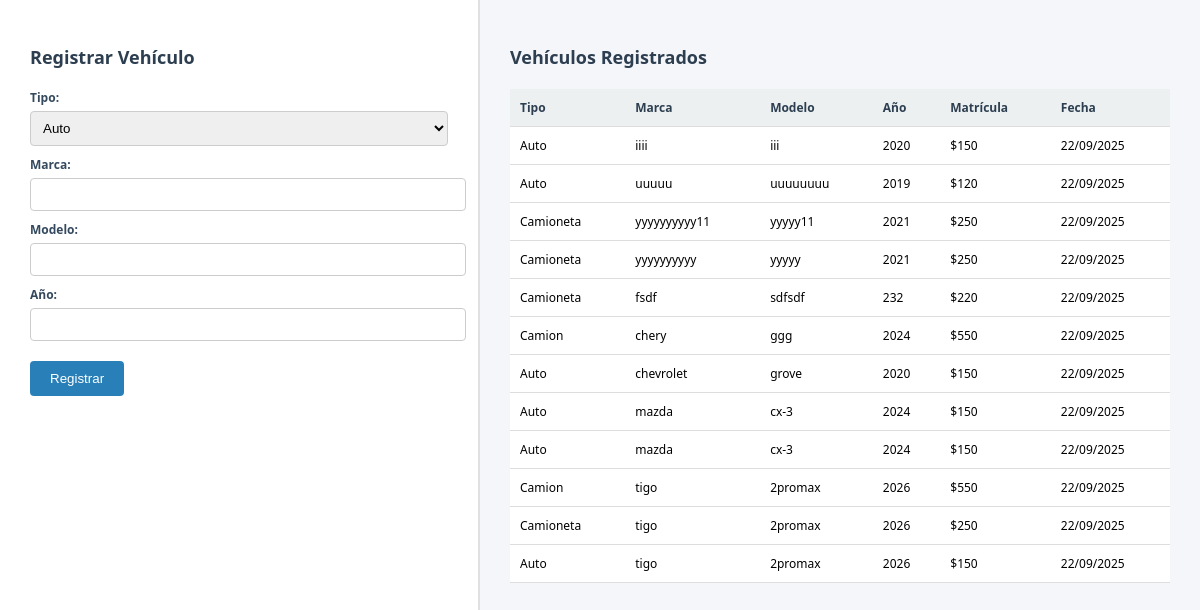
The page / on the database its author committed.
### tables this page shows
CREATE TABLE `vehiculos` (
  `id` int(11) NOT NULL,
  `tipo` varchar(50) DEFAULT NULL,
  `marca` varchar(100) DEFAULT NULL,
  `modelo` varchar(100) DEFAULT NULL,
  `anio` int(11) DEFAULT NULL,
  `matricula` double DEFAULT NULL,
  `fecha` datetime DEFAULT NULL
);

### controlador/interfaz.php (called while the page is built)
<?php
require_once __DIR__ . '/../modelo/VehiculoDAO.php';
$vehiculos = VehiculoDAO::obtenerTodos();
include __DIR__ . '/../vista/interfaz.php';
?>

### index.php (called while the page is built)
<?php include 'controlador/interfaz.php'; ?>

### modelo/VehiculoDAO.php (called while the page is built, shortened)
<?php
class VehiculoDAO {
    public static function obtenerTodos() {
        try {
            $db = Conexion::conectar();
            $stmt = $db->query("SELECT * FROM vehiculos ORDER BY fecha DESC");
            return $stmt->fetchAll(PDO::FETCH_ASSOC);
        } catch (PDOException $e) {
            die("Error en la consulta: " . $e->getMessage());
        }
    }
}

### vista/interfaz.php (the view, shortened to what this page needs)
<!DOCTYPE html>
<html lang="es">
<head>
    <link rel="stylesheet" href="/Posgrado/actividad_01_01/vista/estilos.css">
</head>
<body>
    <div class="contenedor">
        <div class="columna izquierda">
            <h2>Registrar Vehículo</h2>
            <form method="POST" action="/Posgrado/actividad_01_01/controlador/procesar.php">
                <label>Tipo:</label>
                <select name="tipo">
                    <option value="auto">Auto</option>
                </select>
                <label>Marca:</label>
                <input type="text" name="marca" required>
                <label>Modelo:</label>
                <input type="text" name="modelo" required>
                <label>Año:</label>
                <input type="number" name="anio" required>
                <button type="submit">Registrar</button>
            </form>
        </div>
        <div class="columna derecha">
            <h2>Vehículos Registrados</h2>
                <table>
                    <thead>
                        <tr>
                            <th>Tipo</th><th>Marca</th><th>Modelo</th><th>Año</th><th>Matrícula</th><th>Fecha</th>
                        </tr>
                    </thead>
                    <tbody>
                        <?php foreach ($vehiculos as $v): ?>
                        <tr>
                            <td><?= ucfirst($v['tipo']) ?></td>
                            <td><?= $v['marca'] ?></td>
                            <td><?= $v['modelo'] ?></td>
                            <td><?= $v['anio'] ?></td>
                            <td>$<?= $v['matricula'] ?></td>
                            <td><?= date('d/m/Y', strtotime($v['fecha'])) ?></td>
                        </tr>
                        <?php endforeach; ?>
                    </tbody>
                </table>
        </div>
    </div>
</body>
</html>

### vista/estilos.css (style rules this page uses)
body { background-color: #f4f6f9; font-family : 'Segoe UI', sans-serif; font-size : 12px; margin : 0; padding : 0; }
.contenedor { display : flex; height : 100vh; }
.columna { padding : 30px; box-sizing : border-box; }
.izquierda { width : 40%; background-color : #ffffff; border-right : 2px solid #e0e0e0; }
.derecha { width: 60%; overflow-y: auto; }
h2 { color: #2c3e50; margin-bottom: 20px; }
form label { display: block; margin-top: 10px; font-weight: bold; color: #34495e; }
form input, form select { width: 100%; padding: 8px; margin-top: 5px; border: 1px solid #ccc; border-radius: 4px; }
button { margin-top: 20px; padding: 10px 20px; background-color: #2980b9; color: white; border: none; border-radius: 4px; cursor: pointer; }
table { width: 100%; border-collapse: collapse; background-color: #fff; }
table th, table td { padding: 10px; border-bottom: 1px solid #ddd; text-align: left; }
table th { background-color: #ecf0f1; color: #2c3e50; }

### rows shown on the page
vehiculos: tipo "Auto", marca "iiii", modelo "iii", anio "2020", matricula "150", fecha "22/09/2025"
vehiculos: tipo "Auto", marca "uuuuu", modelo "uuuuuuuu", anio "2019", matricula "120", fecha "22/09/2025"
vehiculos: tipo "Camioneta", marca "yyyyyyyyyy11", modelo "yyyyy11", anio "2021", matricula "250", fecha "22/09/2025"
vehiculos: tipo "Camioneta", marca "yyyyyyyyyy", modelo "yyyyy", anio "2021", matricula "250", fecha "22/09/2025"
vehiculos: tipo "Camioneta", marca "fsdf", modelo "sdfsdf", anio "232", matricula "220", fecha "22/09/2025"
vehiculos: tipo "Camion", marca "chery", modelo "ggg", anio "2024", matricula "550", fecha "22/09/2025"
vehiculos: tipo "Auto", marca "chevrolet", modelo "grove", anio "2020", matricula "150", fecha "22/09/2025"
vehiculos: tipo "Auto", marca "mazda", modelo "cx-3", anio "2024", matricula "150", fecha "22/09/2025"
vehiculos: tipo "Auto", marca "mazda", modelo "cx-3", anio "2024", matricula "150", fecha "22/09/2025"
vehiculos: tipo "Camion", marca "tigo", modelo "2promax", anio "2026", matricula "550", fecha "22/09/2025"
vehiculos: tipo "Camioneta", marca "tigo", modelo "2promax", anio "2026", matricula "250", fecha "22/09/2025"
vehiculos: tipo "Auto", marca "tigo", modelo "2promax", anio "2026", matricula "150", fecha "22/09/2025"
